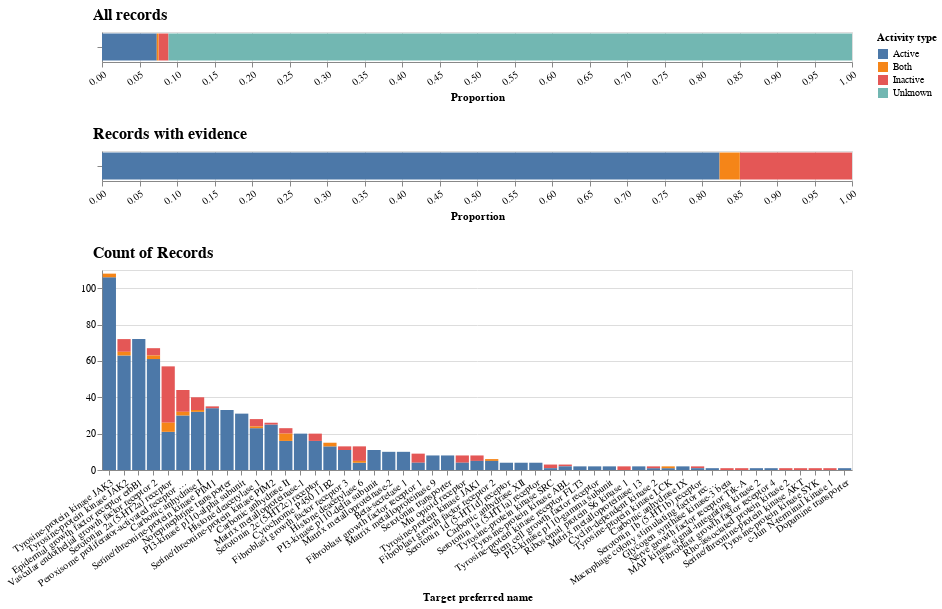

Source (notebook cell):
### Code cell
chart_one = alt.Chart(df).transform_joinaggregate(
        Total='sum(number)'
    ).transform_calculate(PercentOfTotal="datum.number / datum.Total").mark_bar().encode(
    x=alt.X('PercentOfTotal:Q', title='Proportion'),#,sort='descending'),
    y=alt.Y('results', title='All records',axis=alt.Axis(labels=False)),
    color=alt.Color('activity', title='Activity type'),
    order=alt.Order('activity', sort='ascending')
).properties(height=30, width=750)
#.add_selection(
#    selector
#).properties(height=30, width=550)

chart_two = alt.Chart(df.iloc[:3]).transform_joinaggregate(
        Total='sum(number)'
    ).transform_calculate(PercentOfTotal="datum.number / datum.Total").mark_bar().encode(
    x=alt.X('PercentOfTotal:Q', title='Proportion'),#,sort='descending'),
    y=alt.Y('results', title='Records with evidence',axis=alt.Axis(labels=False)),
    color=alt.Color('activity', title='Activity type'),
    order=alt.Order('activity', sort='ascending')
).properties(height=30, width=750)
#.add_selection(
#    selector
#).properties(height=30, width=550)








ch = alt.Chart(out_df).mark_bar()
ch = ch.encode(
    x = alt.X('pref_name', sort='-y', title='Target preferred name'),
    y = alt.Y('count()'),
    color=alt.Color('activity'),
    order=alt.Order('activity', sort='ascending'),
).properties(height=200,width=750)


(chart_one&chart_two&ch
).configure_axisBottom(labelAngle=-35).configure_header(
    titleFontSize=40, 
    labelFontSize=40
).configure_axisY(
    titleAngle=0,
    titleAlign="left",
    titleY=-10,
    titleX=-10,
    titleFontSize=16,
)

### Figure 1 — Vega-Lite specification as saved in the notebook (floating-point values rounded to 4 significant figures; data arrays with more than 128 entries replaced by an {"elided": "..."} marker saying what was removed)
{"config": {"view": {"continuousWidth": 400, "continuousHeight": 300}, "axisBottom": {"labelAngle": -35}, "axisY": {"titleAlign": "left", "titleAngle": 0, "titleFontSize": 16, "titleX": -10, "titleY": -10}, "header": {"labelFontSize": 40, "titleFontSize": 40}}, "vconcat": [{"data": {"name": "data-270f2f84cc277046f1a71624871a9407"}, "mark": "bar", "encoding": {"color": {"type": "nominal", "field": "activity", "title": "Activity type"}, "order": {"type": "nominal", "field": "activity", "sort": "ascending"}, "x": {"type": "quantitative", "field": "PercentOfTotal", "title": "Proportion"}, "y": {"type": "nominal", "axis": {"labels": false}, "field": "results", "title": "All records"}}, "height": 30, "transform": [{"joinaggregate": [{"op": "sum", "field": "number", "as": "Total"}]}, {"calculate": "datum.number / datum.Total", "as": "PercentOfTotal"}], "width": 750}, {"data": {"name": "data-4606dc7c100e5536387c38c27154d72b"}, "mark": "bar", "encoding": {"color": {"type": "nominal", "field": "activity", "title": "Activity type"}, "order": {"type": "nominal", "field": "activity", "sort": "ascending"}, "x": {"type": "quantitative", "field": "PercentOfTotal", "title": "Proportion"}, "y": {"type": "nominal", "axis": {"labels": false}, "field": "results", "title": "Records with evidence"}}, "height": 30, "transform": [{"joinaggregate": [{"op": "sum", "field": "number", "as": "Total"}]}, {"calculate": "datum.number / datum.Total", "as": "PercentOfTotal"}], "width": 750}, {"data": {"name": "data-9caa25bb138bcb5bfce196b0a4b3a6cc"}, "mark": "bar", "encoding": {"color": {"type": "nominal", "field": "activity"}, "order": {"type": "nominal", "field": "activity", "sort": "ascending"}, "x": {"type": "nominal", "field": "pref_name", "sort": "-y", "title": "Target preferred name"}, "y": {"type": "quantitative", "aggregate": "count"}}, "height": 200, "width": 750}], "$schema": "https://vega.github.io/schema/vega-lite/v4.8.1.json", "datasets": {"data-270f2f84cc277046f1a71624871a9407": [{"results": "Results", "activity": "Active", "number": 732, "proportion": 0.07302}, {"results": "Results", "activity": "Inactive", "number": 133, "proportion": 0.01327}, {"results": "Results", "activity": "Both", "number": 24, "proportion": 0.002394}, {"results": "Results", "activity": "Unknown", "number": 9135, "proportion": 0.9113}], "data-4606dc7c100e5536387c38c27154d72b": [{"results": "Results", "activity": "Active", "number": 732, "proportion": 0.07302}, {"results": "Results", "activity": "Inactive", "number": 133, "proportion": 0.01327}, {"results": "Results", "activity": "Both", "number": 24, "proportion": 0.002394}], "data-9caa25bb138bcb5bfce196b0a4b3a6cc": {"elided": "841 records"}}}
